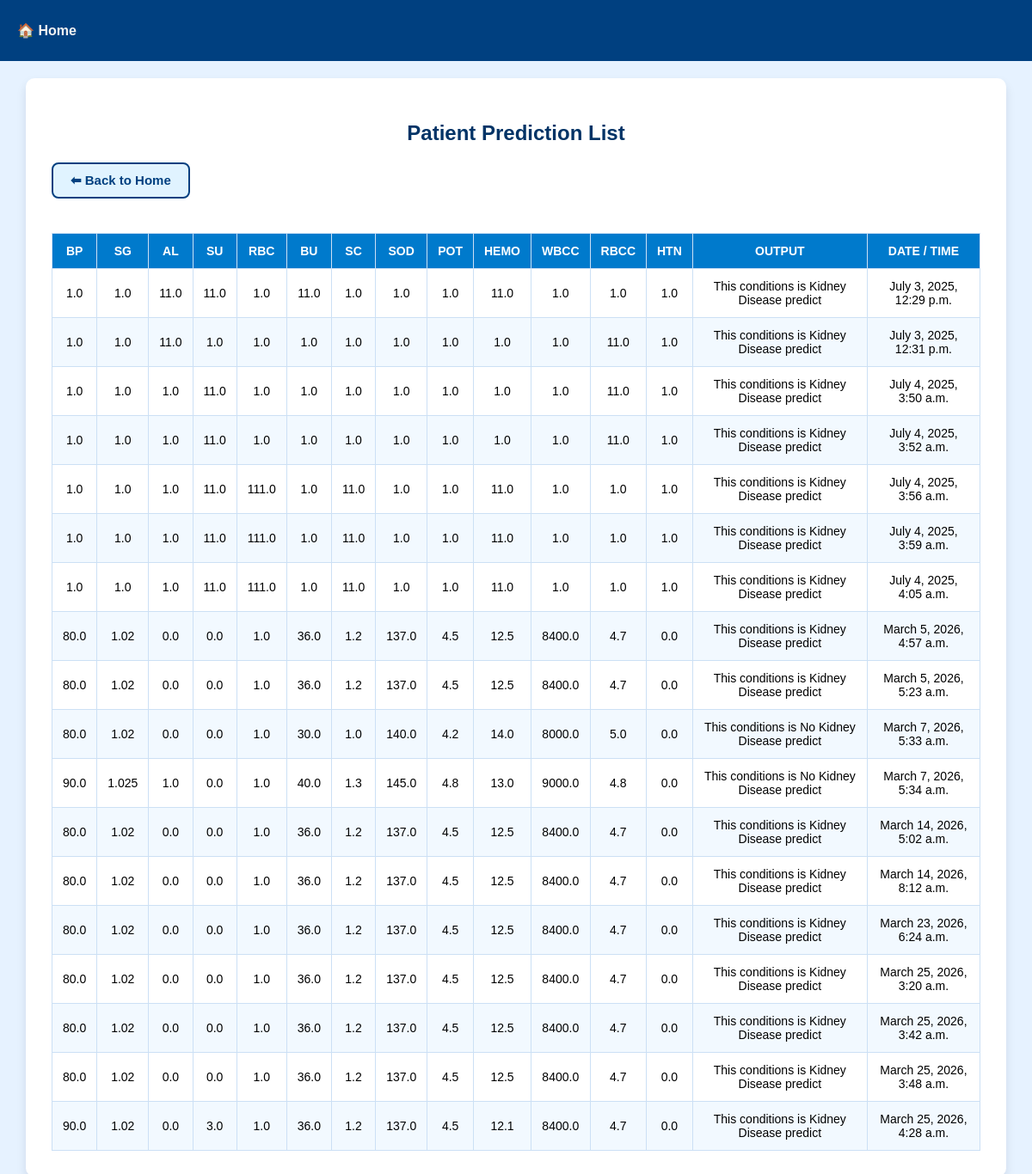
/patient_list/, run on the app's committed database.
### APP/models.py (models this page shows, shortened)
class Patient_info(models.Model):
    Bp = models.FloatField()     # Blood Pressure
    Sg = models.FloatField()     # Specific Gravity (should ideally be Float)
    Al = models.FloatField()     # Albumin
    Su = models.FloatField()     # Sugar
    Rbc = models.FloatField()    # Red Blood Cells
    Bu = models.FloatField()     # Blood Urea
    Sc = models.FloatField()     # Serum Creatinine
    Sod = models.FloatField()    # Sodium
    Pot = models.FloatField()    # Potassium
    Hemo = models.FloatField()     # Hemoglobin
    Wbcc = models.FloatField()   # White Blood Cell Count
    Rbcc = models.FloatField()   # Red Blood Cell Count
    Htn = models.FloatField()    # Hypertension
    disease_class = models.CharField(max_length=100)
    created_at = models.DateTimeField(auto_now_add=True)

### APP/views.py (the view)
# urls.py: path('patient_list/', views.patient_list, name='patient_list'),
def patient_list(request):
    patients = Patient_info.objects.all()
    return render(request, 'patient_list.html', {'patients': patients})

### APP/templates/patient_list.html (shortened to what this page needs)
<!DOCTYPE html>
<html lang="en">
<head>
</head>
<body>
  <div class="navbar">
    <a href="{% url 'Home_4' %}">🏠 Home</a>
  </div>
  <div class="container">
    <h2>Patient Prediction List</h2>
    <a href="{% url 'Home_4' %}" class="btn-custom">⬅ Back to Home</a>
    <div class="table-responsive">
      <table>
        <thead>
          <tr>
            <th>Bp</th>
            <th>Sg</th>
            <th>Al</th>
            <th>Su</th>
            <th>Rbc</th>
            <th>Bu</th>
            <th>Sc</th>
            <th>Sod</th>
            <th>Pot</th>
            <th>Hemo</th>
            <th>Wbcc</th>
            <th>Rbcc</th>
            <th>Htn</th>
            <th>Output</th>
            <th>Date / Time</th>
          </tr>
        </thead>
        <tbody>
          {% for patient in patients %}
          <tr>
            <td data-label="Bp">{{ patient.Bp }}</td>
            <td data-label="Sg">{{ patient.Sg }}</td>
            <td data-label="Al">{{ patient.Al }}</td>
            <td data-label="Su">{{ patient.Su }}</td>
            <td data-label="Rbc">{{ patient.Rbc }}</td>
            <td data-label="Bu">{{ patient.Bu }}</td>
            <td data-label="Sc">{{ patient.Sc }}</td>
            <td data-label="Sod">{{ patient.Sod }}</td>
            <td data-label="Pot">{{ patient.Pot }}</td>
            <td data-label="Hemo">{{ patient.Hemo }}</td>
            <td data-label="Wbcc">{{ patient.Wbcc }}</td>
            <td data-label="Rbcc">{{ patient.Rbcc }}</td>
            <td data-label="Htn">{{ patient.Htn }}</td>
            <td data-label="Output">{{ patient.disease_class }}</td>
            <td data-label="Date / Time">{{ patient.created_at }}</td>
          </tr>
          {% endfor %}
        </tbody>
      </table>
    </div>
  </div>
</body>
</html>

### APP/templates/patient_list.html (style rules this page uses)
body { font-family: 'Arial', sans-serif; background-color: #e6f2ff; margin: 0; padding: 0; }
.navbar { background-color: #004080; overflow: hidden; padding: 12px 0; }
.navbar a { float: left; display: block; color: #f2f2f2; text-align: center; padding: 14px 20px; text-decoration: none; font-weight: bold; }
h2 { text-align: center; color: #003366; margin-top: 20px; }
.container { width: 90%; max-width: 1200px; margin: 20px auto; background-color: #ffffff; padding: 30px; border-radius: 10px; box-shadow: 0 6px 12px rgba(0, 0, 50, 0.1); }
table { width: 100%; margin-top: 20px; border-collapse: collapse; }
table, th, td { border: 1px solid #cce0f5; }
th, td { padding: 12px; text-align: center; font-size: 14px; }
th { background-color: #007acc; color: white; text-transform: uppercase; }
tr:nth-child(even) { background-color: #f2f9ff; }
.btn-custom { display: inline-block; padding: 10px 20px; font-size: 15px; font-weight: bold; color: #004080; background-color: #e0f3ff; border: 2px solid #004080; border-radius: 8px; text-decoration: none; transition: all 0.3s ease; margin-bottom: 20px; }

### data on the page
Patient_info: Bp "1.0", Sg "1.0", Al "11.0", Su "11.0", Rbc "1.0", Bu "11.0", Sc "1.0", Sod "1.0", Pot "1.0", Hemo "11.0", Wbcc "1.0", Rbcc "1.0", Htn "1.0", disease_class "This conditions is Kidney Disease predict", created_at "July 3, 2025, 12:29 p.m."
Patient_info: Bp "1.0", Sg "1.0", Al "11.0", Su "1.0", Rbc "1.0", Bu "1.0", Sc "1.0", Sod "1.0", Pot "1.0", Hemo "1.0", Wbcc "1.0", Rbcc "11.0", Htn "1.0", disease_class "This conditions is Kidney Disease predict", created_at "July 3, 2025, 12:31 p.m."
Patient_info: Bp "1.0", Sg "1.0", Al "1.0", Su "11.0", Rbc "1.0", Bu "1.0", Sc "1.0", Sod "1.0", Pot "1.0", Hemo "1.0", Wbcc "1.0", Rbcc "11.0", Htn "1.0", disease_class "This conditions is Kidney Disease predict", created_at "July 4, 2025, 3:50 a.m."
Patient_info: Bp "1.0", Sg "1.0", Al "1.0", Su "11.0", Rbc "1.0", Bu "1.0", Sc "1.0", Sod "1.0", Pot "1.0", Hemo "1.0", Wbcc "1.0", Rbcc "11.0", Htn "1.0", disease_class "This conditions is Kidney Disease predict", created_at "July 4, 2025, 3:52 a.m."
Patient_info: Bp "1.0", Sg "1.0", Al "1.0", Su "11.0", Rbc "111.0", Bu "1.0", Sc "11.0", Sod "1.0", Pot "1.0", Hemo "11.0", Wbcc "1.0", Rbcc "1.0", Htn "1.0", disease_class "This conditions is Kidney Disease predict", created_at "July 4, 2025, 3:56 a.m."
Patient_info: Bp "1.0", Sg "1.0", Al "1.0", Su "11.0", Rbc "111.0", Bu "1.0", Sc "11.0", Sod "1.0", Pot "1.0", Hemo "11.0", Wbcc "1.0", Rbcc "1.0", Htn "1.0", disease_class "This conditions is Kidney Disease predict", created_at "July 4, 2025, 3:59 a.m."
Patient_info: Bp "1.0", Sg "1.0", Al "1.0", Su "11.0", Rbc "111.0", Bu "1.0", Sc "11.0", Sod "1.0", Pot "1.0", Hemo "11.0", Wbcc "1.0", Rbcc "1.0", Htn "1.0", disease_class "This conditions is Kidney Disease predict", created_at "July 4, 2025, 4:05 a.m."
Patient_info: Bp "80.0", Sg "1.02", Al "0.0", Su "0.0", Rbc "1.0", Bu "36.0", Sc "1.2", Sod "137.0", Pot "4.5", Hemo "12.5", Wbcc "8400.0", Rbcc "4.7", Htn "0.0", disease_class "This conditions is Kidney Disease predict", created_at "March 5, 2026, 4:57 a.m."
Patient_info: Bp "80.0", Sg "1.02", Al "0.0", Su "0.0", Rbc "1.0", Bu "36.0", Sc "1.2", Sod "137.0", Pot "4.5", Hemo "12.5", Wbcc "8400.0", Rbcc "4.7", Htn "0.0", disease_class "This conditions is Kidney Disease predict", created_at "March 5, 2026, 5:23 a.m."
Patient_info: Bp "80.0", Sg "1.02", Al "0.0", Su "0.0", Rbc "1.0", Bu "30.0", Sc "1.0", Sod "140.0", Pot "4.2", Hemo "14.0", Wbcc "8000.0", Rbcc "5.0", Htn "0.0", disease_class "This conditions is No Kidney Disease predict", created_at "March 7, 2026, 5:33 a.m."
Patient_info: Bp "90.0", Sg "1.025", Al "1.0", Su "0.0", Rbc "1.0", Bu "40.0", Sc "1.3", Sod "145.0", Pot "4.8", Hemo "13.0", Wbcc "9000.0", Rbcc "4.8", Htn "0.0", disease_class "This conditions is No Kidney Disease predict", created_at "March 7, 2026, 5:34 a.m."
Patient_info: Bp "80.0", Sg "1.02", Al "0.0", Su "0.0", Rbc "1.0", Bu "36.0", Sc "1.2", Sod "137.0", Pot "4.5", Hemo "12.5", Wbcc "8400.0", Rbcc "4.7", Htn "0.0", disease_class "This conditions is Kidney Disease predict", created_at "March 14, 2026, 5:02 a.m."
Patient_info: Bp "80.0", Sg "1.02", Al "0.0", Su "0.0", Rbc "1.0", Bu "36.0", Sc "1.2", Sod "137.0", Pot "4.5", Hemo "12.5", Wbcc "8400.0", Rbcc "4.7", Htn "0.0", disease_class "This conditions is Kidney Disease predict", created_at "March 14, 2026, 8:12 a.m."
Patient_info: Bp "80.0", Sg "1.02", Al "0.0", Su "0.0", Rbc "1.0", Bu "36.0", Sc "1.2", Sod "137.0", Pot "4.5", Hemo "12.5", Wbcc "8400.0", Rbcc "4.7", Htn "0.0", disease_class "This conditions is Kidney Disease predict", created_at "March 23, 2026, 6:24 a.m."
Patient_info: Bp "80.0", Sg "1.02", Al "0.0", Su "0.0", Rbc "1.0", Bu "36.0", Sc "1.2", Sod "137.0", Pot "4.5", Hemo "12.5", Wbcc "8400.0", Rbcc "4.7", Htn "0.0", disease_class "This conditions is Kidney Disease predict", created_at "March 25, 2026, 3:20 a.m."
Patient_info: Bp "80.0", Sg "1.02", Al "0.0", Su "0.0", Rbc "1.0", Bu "36.0", Sc "1.2", Sod "137.0", Pot "4.5", Hemo "12.5", Wbcc "8400.0", Rbcc "4.7", Htn "0.0", disease_class "This conditions is Kidney Disease predict", created_at "March 25, 2026, 3:42 a.m."
Patient_info: Bp "80.0", Sg "1.02", Al "0.0", Su "0.0", Rbc "1.0", Bu "36.0", Sc "1.2", Sod "137.0", Pot "4.5", Hemo "12.5", Wbcc "8400.0", Rbcc "4.7", Htn "0.0", disease_class "This conditions is Kidney Disease predict", created_at "March 25, 2026, 3:48 a.m."
Patient_info: Bp "90.0", Sg "1.02", Al "0.0", Su "3.0", Rbc "1.0", Bu "36.0", Sc "1.2", Sod "137.0", Pot "4.5", Hemo "12.1", Wbcc "8400.0", Rbcc "4.7", Htn "0.0", disease_class "This conditions is Kidney Disease predict", created_at "March 25, 2026, 4:28 a.m."
